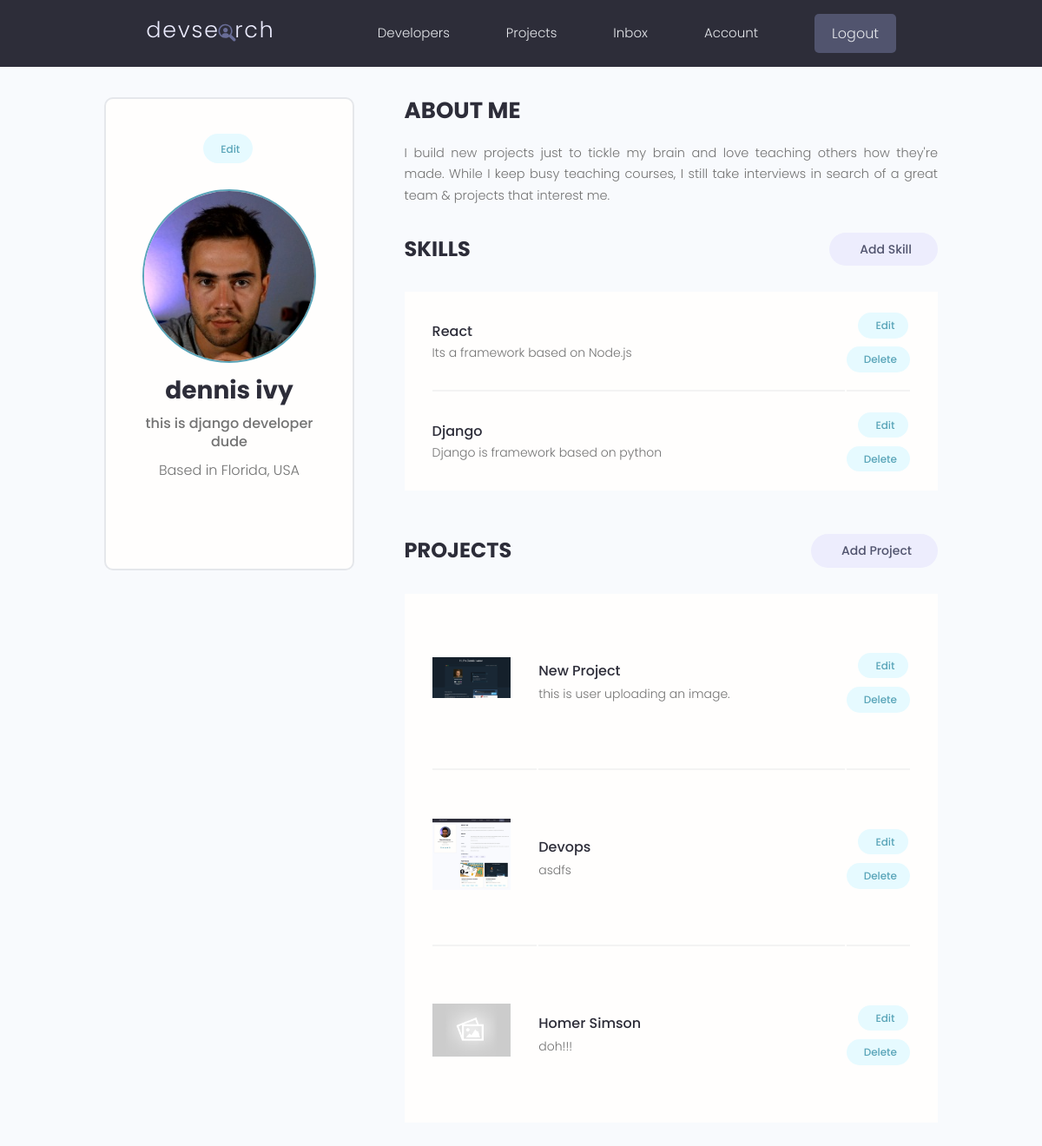
The app's page /users/account/ (signed in) with its own data.
### users/models.py (models this page shows, shortened)
class Profile(models.Model):
    user = models.OneToOneField(User, on_delete=models.CASCADE, null=True, blank=True)
    name = models.CharField(max_length=200, blank=True, null=True)
    username = models.CharField(max_length=200, blank=True, null=True)
    location = models.CharField(max_length=200, blank=True, null=True)
    email = models.EmailField(max_length=500, blank=True, null=True)
    short_intro = models.CharField(max_length=200, blank=True, null=True)
    bio =  models.TextField(blank=True, null=True)
    profile_image = models.ImageField(null=True, blank=True, upload_to ='profies/', default='profiles/user-default.png' )
    social_github = models.CharField(max_length=200, blank=True, null=True)
    social_twitter = models.CharField(max_length=200, blank=True, null=True)
    social_linkedin = models.CharField(max_length=200, blank=True, null=True)
    social_youtube= models.CharField(max_length=200, blank=True, null=True)
    social_website= models.CharField(max_length=200, blank=True, null=True)
    created = models.DateTimeField(auto_now_add=True)
    id = models.UUIDField(default=uuid.uuid4, unique=True, primary_key=True, editable=False)

class Skill(models.Model):
    owner = models.ForeignKey(Profile, on_delete=models.CASCADE, null=True)
    name = models.CharField(max_length=200, blank=True, null=True)
    description = models.TextField(blank=True, null=True)
    created = models.DateTimeField(auto_now_add=True)
    id = models.UUIDField(default=uuid.uuid4, unique=True, primary_key=True, editable=False)

### projects/models.py (models this page shows, shortened)
class Project(models.Model):
    owner = models.ForeignKey(Profile, null=True, blank=True, on_delete=models.SET_NULL)
    title = models.CharField(max_length=200)
    description = models.TextField(null=True, blank=True)
    featured_image = models.ImageField(null=True, blank=True, default='default.jpg')
    demo_link = models.CharField(max_length=2000, null=True, blank=True)
    source_link = models.CharField(max_length=2000, null=True, blank=True)
    tags = models.ManyToManyField('Tag', blank=True)
    vote_total = models.IntegerField(default=0, null=True, blank=True)
    vote_ratio = models.IntegerField(default=0, null=True, blank=True)
    created = models.DateTimeField(auto_now_add=True)
    id = models.UUIDField(default=uuid.uuid4, unique=True, primary_key=True, editable=False)
    class Meta:
        ordering = ['-vote_ratio', '-vote_total']

### users/views.py (the view)
# urls.py: path('account/', views.userAccount, name='account'),
@login_required(login_url='login')
def userAccount(request):
    profile = request.user.profile
    skills = profile.skill_set.all()
    projects = profile.project_set.all()
    context = {'profile': profile, 'skills': skills, 'projects': projects}
    return render(request, 'users/account.html', context)

### users/templates/users/account.html (shortened to what this page needs)
{% extends 'main.html' %}
{% block content %}
<body>
  <main class="settingsPage profile my-md">
    <div class="container">
      <div class="layout">
        <div class="column column--1of3">
          <div class="card text-center">
            <div class="card__body dev">
              <a class="tag tag--pill tag--main settings__btn" href="{% url 'edit-account' %}"> Edit</a>
              <img class="avatar avatar--xl dev__avatar" src="{{ profile.profile_image.url }}" />
              <h2 class="dev__name">{{ profile.name }}</h2>
              <p class="dev__title">{{ profile.short_intro }}</p>
              <p class="dev__location">Based in {{ profile.location }}</p>
            </div>
          </div>
        </div>
        <div class="column column--2of3">
          <div class="devInfo">
            <h3 class="devInfo__title">About Me</h3>
            <p class="devInfo__about">{{ profile.bio }}</p>
          </div>
          <div class="settings">
            <h3 class="settings__title">Skills</h3>
            <a class="tag tag--pill tag--sub settings__btn tag--lg" href="{% url 'create-skill' %}"> Add Skill</a>
          </div>
          <table class="settings__table">
            {% for skill in skills %}
            <tr>
              <td class="settings__tableInfo">
                <h4>{{ skill.name }}</h4>
                <p>{{ skill.description }}</p>
              </td>
              <td class="settings__tableActions">
                <a class="tag tag--pill tag--main settings__btn" href="{% url 'update-skill' skill.id %}"> Edit</a>
                <a class="tag tag--pill tag--main settings__btn" href="{% url 'delete-skill' skill.id %}?next=/users/account">
                  Delete</a>
              </td>
            </tr>
            {% endfor %}
          </table>
          <div class="settings">
            <h3 class="settings__title">Projects</h3>
            <a class="tag tag--pill tag--sub settings__btn tag--lg" href="{% url 'create-project' %}"> Add Project</a>
          </div>
          <table class="settings__table">
            {% for project in projects %}
            <tr>
              <td class="settings__thumbnail">
                <a href="{% url 'project' project.id %}"><img src="{{ project.featured_image.url }}" alt="Project Thumbnail" /></a>
              </td>
              <td class="settings__tableInfo">
                <a href="{% url 'project' project.id %}">{{ project.title }}</a>
                <p>{{ project.description|slice:"150"}}</p>
              </td>
              <td class="settings__tableActions">
                <a class="tag tag--pill tag--main settings__btn" href="{% url 'update-project' project.id %}"> Edit</a>
                <a class="tag tag--pill tag--main settings__btn" href="{% url 'delete-project' project.id %}?next=/users/account">Delete</a>
              </td>
            </tr>
            {% endfor %}
          </table>
        </div>
      </div>
    </div>
  </main>
{% endblock content %}

### static/styles/app.css (style rules this page uses)
:root { --color-sub: #2d2d39; }
.card { border: 2px solid var(--color-light); }
img { width: 100%; }
.profile .card > .dev { padding: 4rem; }
.dev__avatar { display: block; margin: auto; }
.dev__name { color: var(--color-sub); font-size: 2.8rem; font-weight: 700; margin-top: 1rem; margin-bottom: 0.5rem; }
.dev__title { font-size: 1.6rem; font-weight: 500; line-height: 1.3; }
.dev__location { margin-top: 1rem; }
.devInfo { margin-bottom: 3rem; }
.devInfo__title, .devInfo__subtitle { font-size: 2.6rem; color: var(--color-sub); text-transform: uppercase; font-weight: 700; margin-bottom: 1.5rem; }
.devInfo__about, .devSkill__info { font-size: 1.45rem; line-height: 1.7; text-align: justify; }
.settingsPage .dev > .settings__btn { display: inline-block; margin-bottom: 3rem; }
.settings { display: flex; justify-content: space-between; align-items: center; }
.settings__title { font-size: 2.4rem; text-transform: uppercase; font-weight: 700; color: var(--color-sub); }
.settings__table { margin-top: 3rem; margin-bottom: 5rem; padding: 0 3rem; background: var(--color-white); }
.settings__table tr { width: 100%; }
.settings__table tr > td { padding: 2rem 0; }
.settings__table tr:not(:last-child) td { border-bottom: 2px solid var(--color-white-light); }
.settings__thumbnail { width: 23%; min-width: 10rem; }
.settings__thumbnail img { padding-right: 3rem; height: 15rem; object-fit: contain; }
.settings__tableInfo { width: 100%; }
.settings__tableInfo h4, .settings__tableInfo a { padding-right: 1rem; width: auto; font-size: 1.6rem; font-weight: 500; color: var(--color-sub); }
.settings__tableInfo p { font-size: 1.4rem; }
.settings__tableActions { text-align: right; }

### static/uikit/styles/modules/_variables.css (style rules this page uses)
:root { --color-main: #5aa5b9; --color-main-light: #e6faff; --color-sub: #3f4156; --color-sub-light: #51546e; --color-sub-lighter: #ededfd; --color-text: #737373; --color-gray: #8b8b8b; --color-light: #e5e7eb; --color-light-gray: #767676; --color-bg: #f8fafd; --color-white: #fffefd; --color-white-light: #f3f3f3; --color-success: #359e64; --color-success-bg: #def8e8; --color-error: #fc4b0b; --color-error-bg: #fff2ee; --font-base: 'Poppins', arial, helvetica, 'Segoe UI', roboto, ubuntu, sans-serif; --font-monospace: 'Fira Code', 'Courier New', courier, monospace; --font-regular: 300; --font-medium: 500; --font-bold: 700; --generic-shadow: 1px 1px 5px #00000010; --generic-transition: all 0.3s ease-in-out; }

### static/uikit/styles/modules/_base.css (style rules this page uses)
* { margin: 0; padding: 0; box-sizing: border-box; text-rendering: optimizeLegibility; color: inherit; font-size: inherit; }
html { font-size: 50%; }
@media only screen and (min-width: 480px) { html { font-size: 56.25%; } }
@media only screen and (min-width: 1200px) { html { font-size: 62.5%; } }
body { line-height: 1.6; font-weight: 400; font-size: 1.5rem; color: var(--color-text); background-color: var(--color-bg); min-height: 100vh; }

### static/uikit/styles/modules/_typography.css (style rules this page uses)
* { font-family: var(--font-base); }
h2 { font-size: 3.6rem; font-weight: var(--font-bold); }
h3 { font-size: 3.2rem; font-weight: var(--font-medium); }
h4 { font-size: 2.8rem; font-weight: var(--font-medium); }
p, span, strong { font-size: 1.6rem; color: var(--color-text); font-weight: var(--font-regular); }
a { padding-bottom: 2px; text-decoration: none; display: inline-block; color: var(--color-main); font-weight: var(--font-medium); }

### static/uikit/styles/modules/_utilities.css (style rules this page uses)
.container { width: 92%; max-width: 165rem; margin: 0 auto; box-sizing: border-box; }
@media screen and (min-width: 1000px) { .container { width: 90%; } }
@media screen and (min-width: 1200px) { .container { width: 80%; } }
.text-center { text-align: center; }
.my-md { margin: 3rem auto; }

### static/uikit/styles/modules/_avatar.css (style rules this page uses)
.avatar { border-radius: 50%; border: 2px solid var(--color-main); object-fit: cover; }
.avatar--xl { height: 20rem; width: 20rem; }

### static/uikit/styles/modules/_card.css (style rules this page uses)
.card { border-radius: 1rem; background-color: var(--color-white); border: 1.5px solid var(--color-light); width: auto; height: auto; margin-top: 0.5rem; margin-bottom: 0.5rem; overflow: hidden; }
.card__body, .card__header { padding: 2rem 2.5rem; }

### static/uikit/styles/modules/_layout.css (style rules this page uses)
.layout { display: flex; flex-flow: row wrap; justify-content: space-between; }
.layout > .column { margin-bottom: 3rem; }
.layout > .column.column--1of3 { flex-basis: 30%; }
.layout > .column.column--2of3 { flex-basis: 64%; }

### records on screen
Profile: profile_image (picture), name "dennis ivy", short_intro "this is django developer dude", location "Florida, USA", bio "I build new projects just to tickle my brain and love teaching others how they're made. While I keep busy teaching courses, I still take interviews in search of a great team & projects that interest me."
Skill: name "React", description "Its a framework based on Node.js"
Skill: name "Django", description "Django is framework based on python"
Project: featured_image (picture), title "New Project", description "this is user uploading an image."
Project: featured_image (picture), title "Devops", description "asdfs"
Project: featured_image (placeholder picture), title "Homer Simson", description "doh!!!"
